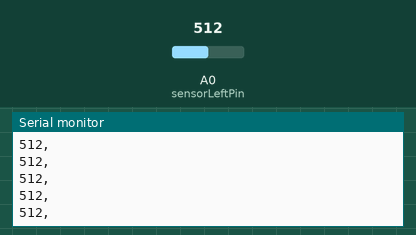
A sketch run on a simulated Arduino Uno, built with avr-gcc and run on an emulated ATmega328P. Shown: the last lines printed to the serial monitor. The inputs (shaded band) are chosen by the test bench; at power-on: A0 (sensorLeftPin) = 512.

Above: at 1.2 s.
1.3 s: A0 (sensorLeftPin) set to 716
At 1.31 s:
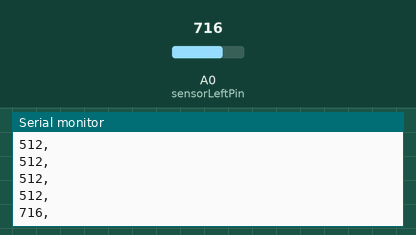
2.8 s: A0 (sensorLeftPin) set to 900
At 2.81 s:
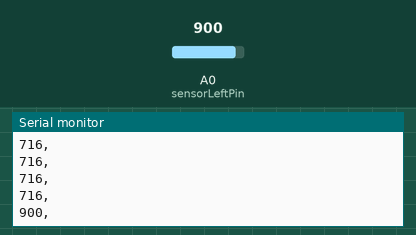
Timing chart, 0 to 5.8 s (numbered marks = the images above; inputs shaded):
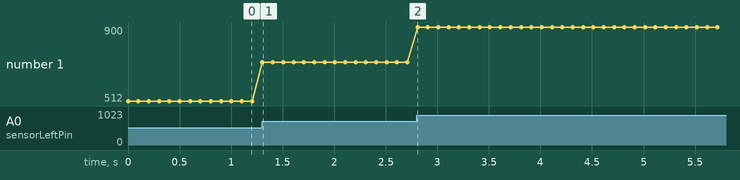

Measured:
- after the input at 1.3 s, the serial monitor: prints a new line at once (image 1)
- after the input at 2.8 s, the serial monitor: prints a new line at once (image 2)
- plotted number 1: 512 → 716 after the input at 1.3 s, 716 → 900 after the input at 2.8 s

The sketch:

Calibration.ino
```cpp
#define sensorLeftPin A0
#define sensorRightPin A2
int sensorLeftCurrent, sensorLeftPrevious;
int sensorRightCurrent, sensorRightPrevious;
int soma1,soma2;
int sensorLeft, sensorRight;

void setup() {
  Serial.begin(9600);
}

void loop() {
  Serial.print(analogRead(sensorLeftPin)); Serial.print(",");
  //Serial.print(sensorRight); Serial.print(",");
  Serial.println();
  delay(100);
}

//########################################################//

int filter(int sensorCurrent, int sensorPrevious) {
  if (abs(sensorCurrent - sensorPrevious) > 200) {
    sensorCurrent = sensorPrevious;
  }
  return sensorCurrent;
}

void average() {
  soma1 = 0;
  soma2 = 0;
  for (int x = 0; x < 3; x++) {
    sensorLeftCurrent = analogRead(sensorLeftPin);
    sensorLeftCurrent = filter(sensorLeftCurrent, sensorLeftPrevious);
    sensorLeftPrevious = sensorLeftCurrent;
    sensorRightCurrent = analogRead(sensorRightPin);
    sensorRightCurrent = filter(sensorRightCurrent, sensorRightPrevious);
    sensorRightPrevious = sensorRightCurrent;
    soma1 += sensorLeftCurrent;
    soma2 += sensorRightCurrent;
  }
  sensorLeft = soma1 / 3;
  sensorRight = soma2 / 3;
}
```
